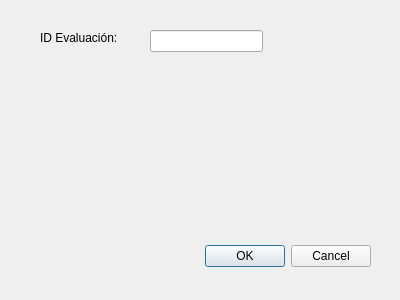
<?xml version="1.0" encoding="UTF-8"?>
<ui version="4.0">
 <class>Dialog</class>
 <widget class="QDialog" name="Dialog">
  <property name="geometry">
   <rect>
    <x>0</x>
    <y>0</y>
    <width>400</width>
    <height>300</height>
   </rect>
  </property>
  <property name="windowTitle">
   <string>Consultar Resultados</string>
  </property>
  <widget class="QDialogButtonBox" name="buttonBox">
   <property name="geometry">
    <rect>
     <x>30</x>
     <y>240</y>
     <width>341</width>
     <height>32</height>
    </rect>
   </property>
   <property name="orientation">
    <enum>Qt::Horizontal</enum>
   </property>
   <property name="standardButtons">
    <set>QDialogButtonBox::Cancel|QDialogButtonBox::Ok</set>
   </property>
  </widget>
  <widget class="QLineEdit" name="lineEdit_2">
   <property name="geometry">
    <rect>
     <x>150</x>
     <y>30</y>
     <width>113</width>
     <height>22</height>
    </rect>
   </property>
  </widget>
  <widget class="QLabel" name="label_2">
   <property name="geometry">
    <rect>
     <x>40</x>
     <y>30</y>
     <width>91</width>
     <height>16</height>
    </rect>
   </property>
   <property name="text">
    <string>ID Evaluación:</string>
   </property>
  </widget>
 </widget>
 <resources/>
 <connections>
  <connection>
   <sender>buttonBox</sender>
   <signal>accepted()</signal>
   <receiver>Dialog</receiver>
   <slot>accept()</slot>
   <hints>
    <hint type="sourcelabel">
     <x>248</x>
     <y>254</y>
    </hint>
    <hint type="destinationlabel">
     <x>157</x>
     <y>274</y>
    </hint>
   </hints>
  </connection>
  <connection>
   <sender>buttonBox</sender>
   <signal>rejected()</signal>
   <receiver>Dialog</receiver>
   <slot>reject()</slot>
   <hints>
    <hint type="sourcelabel">
     <x>316</x>
     <y>260</y>
    </hint>
    <hint type="destinationlabel">
     <x>286</x>
     <y>274</y>
    </hint>
   </hints>
  </connection>
 </connections>
</ui>
